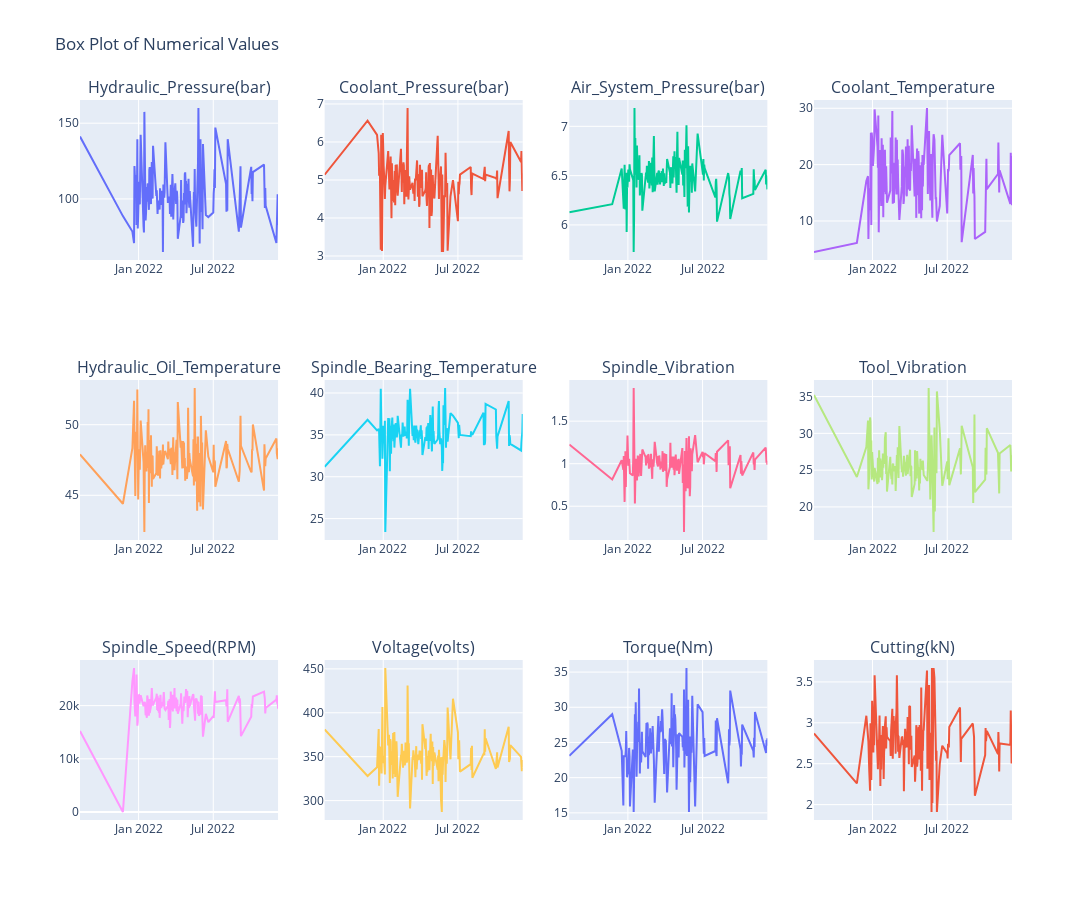

Here is the notebook cell this chart was saved with:
### Markdown cell above
>Divided by the different models of the machine, we can clearly see that among the features, not a lot of variation appeared. ***Specifically, only Hydraulic_Pressure(Bar) has a significant difference among the three models.*** 
<br>

>We can interpreted this as there are **not many differences in features performance of among the three models***. Deeper analysis of the categorical values may shed more light on this.

### Code cell
#Create a df with Date as datetime type 
df_date = df.copy()
df_date['Date'] = pd.to_datetime(df_date['Date'])
avg_over_time = df_date.groupby('Date')[numerical].mean().reset_index()

fig = make_subplots(rows = 3, cols = 4, subplot_titles = numerical)
cols = 4 
rows = 3
# Loop to add plots
for i, name in enumerate(numerical):
    row = i // cols + 1
    col = i % cols + 1
    
    # Example plot: random line
    y = avg_over_time[name]
    fig.add_trace(
        go.Scatter(y=y, x = avg_over_time['Date'], name=name, mode ='lines'),  
        row=row,
        col=col, 
    
    )


# Update layout
fig.update_layout(
    height=300*rows,  # Adjust height based on number of rows
    width=1200,
    title_text="Box Plot of Numerical Values",
    showlegend=False,
)

fig.show()

### Figure 1 — Plotly figure (JSON) as saved in the notebook; plotly's stock layout.template omitted (floating-point values rounded to 4 significant figures; data arrays with more than 128 entries replaced by an {"elided": "..."} marker saying what was removed)
{"data": [{"mode": "lines", "name": "Hydraulic_Pressure(bar)", "type": "scatter", "x": {"elided": "164 str values"}, "xaxis": "x", "y": {"elided": "164 float values"}, "yaxis": "y"}, {"mode": "lines", "name": "Coolant_Pressure(bar)", "type": "scatter", "x": {"elided": "164 str values"}, "xaxis": "x2", "y": {"elided": "164 float values"}, "yaxis": "y2"}, {"mode": "lines", "name": "Air_System_Pressure(bar)", "type": "scatter", "x": {"elided": "164 str values"}, "xaxis": "x3", "y": {"elided": "164 float values"}, "yaxis": "y3"}, {"mode": "lines", "name": "Coolant_Temperature", "type": "scatter", "x": {"elided": "164 str values"}, "xaxis": "x4", "y": {"elided": "164 float values"}, "yaxis": "y4"}, {"mode": "lines", "name": "Hydraulic_Oil_Temperature", "type": "scatter", "x": {"elided": "164 str values"}, "xaxis": "x5", "y": {"elided": "164 float values"}, "yaxis": "y5"}, {"mode": "lines", "name": "Spindle_Bearing_Temperature", "type": "scatter", "x": {"elided": "164 str values"}, "xaxis": "x6", "y": {"elided": "164 float values"}, "yaxis": "y6"}, {"mode": "lines", "name": "Spindle_Vibration", "type": "scatter", "x": {"elided": "164 str values"}, "xaxis": "x7", "y": {"elided": "164 float values"}, "yaxis": "y7"}, {"mode": "lines", "name": "Tool_Vibration", "type": "scatter", "x": {"elided": "164 str values"}, "xaxis": "x8", "y": {"elided": "164 float values"}, "yaxis": "y8"}, {"mode": "lines", "name": "Spindle_Speed(RPM)", "type": "scatter", "x": {"elided": "164 str values"}, "xaxis": "x9", "y": {"elided": "164 float values"}, "yaxis": "y9"}, {"mode": "lines", "name": "Voltage(volts)", "type": "scatter", "x": {"elided": "164 str values"}, "xaxis": "x10", "y": {"elided": "164 float values"}, "yaxis": "y10"}, {"mode": "lines", "name": "Torque(Nm)", "type": "scatter", "x": {"elided": "164 str values"}, "xaxis": "x11", "y": {"elided": "164 float values"}, "yaxis": "y11"}, {"mode": "lines", "name": "Cutting(kN)", "type": "scatter", "x": {"elided": "164 str values"}, "xaxis": "x12", "y": {"elided": "164 float values"}, "yaxis": "y12"}], "layout": {"annotations": [{"font": {"size": 16}, "showarrow": false, "text": "Hydraulic_Pressure(bar)", "x": 0.1062, "xanchor": "center", "xref": "paper", "y": 1, "yanchor": "bottom", "yref": "paper"}, {"font": {"size": 16}, "showarrow": false, "text": "Coolant_Pressure(bar)", "x": 0.3688, "xanchor": "center", "xref": "paper", "y": 1, "yanchor": "bottom", "yref": "paper"}, {"font": {"size": 16}, "showarrow": false, "text": "Air_System_Pressure(bar)", "x": 0.6313, "xanchor": "center", "xref": "paper", "y": 1, "yanchor": "bottom", "yref": "paper"}, {"font": {"size": 16}, "showarrow": false, "text": "Coolant_Temperature", "x": 0.8938, "xanchor": "center", "xref": "paper", "y": 1, "yanchor": "bottom", "yref": "paper"}, {"font": {"size": 16}, "showarrow": false, "text": "Hydraulic_Oil_Temperature", "x": 0.1062, "xanchor": "center", "xref": "paper", "y": 0.6111, "yanchor": "bottom", "yref": "paper"}, {"font": {"size": 16}, "showarrow": false, "text": "Spindle_Bearing_Temperature", "x": 0.3688, "xanchor": "center", "xref": "paper", "y": 0.6111, "yanchor": "bottom", "yref": "paper"}, {"font": {"size": 16}, "showarrow": false, "text": "Spindle_Vibration", "x": 0.6313, "xanchor": "center", "xref": "paper", "y": 0.6111, "yanchor": "bottom", "yref": "paper"}, {"font": {"size": 16}, "showarrow": false, "text": "Tool_Vibration", "x": 0.8938, "xanchor": "center", "xref": "paper", "y": 0.6111, "yanchor": "bottom", "yref": "paper"}, {"font": {"size": 16}, "showarrow": false, "text": "Spindle_Speed(RPM)", "x": 0.1062, "xanchor": "center", "xref": "paper", "y": 0.2222, "yanchor": "bottom", "yref": "paper"}, {"font": {"size": 16}, "showarrow": false, "text": "Voltage(volts)", "x": 0.3688, "xanchor": "center", "xref": "paper", "y": 0.2222, "yanchor": "bottom", "yref": "paper"}, {"font": {"size": 16}, "showarrow": false, "text": "Torque(Nm)", "x": 0.6313, "xanchor": "center", "xref": "paper", "y": 0.2222, "yanchor": "bottom", "yref": "paper"}, {"font": {"size": 16}, "showarrow": false, "text": "Cutting(kN)", "x": 0.8938, "xanchor": "center", "xref": "paper", "y": 0.2222, "yanchor": "bottom", "yref": "paper"}], "height": 900, "showlegend": false, "title": {"text": "Box Plot of Numerical Values"}, "width": 1200, "xaxis": {"anchor": "y", "domain": [0, 0.2125]}, "xaxis10": {"anchor": "y10", "domain": [0.2625, 0.475]}, "xaxis11": {"anchor": "y11", "domain": [0.525, 0.7375]}, "xaxis12": {"anchor": "y12", "domain": [0.7875, 1]}, "xaxis2": {"anchor": "y2", "domain": [0.2625, 0.475]}, "xaxis3": {"anchor": "y3", "domain": [0.525, 0.7375]}, "xaxis4": {"anchor": "y4", "domain": [0.7875, 1]}, "xaxis5": {"anchor": "y5", "domain": [0, 0.2125]}, "xaxis6": {"anchor": "y6", "domain": [0.2625, 0.475]}, "xaxis7": {"anchor": "y7", "domain": [0.525, 0.7375]}, "xaxis8": {"anchor": "y8", "domain": [0.7875, 1]}, "xaxis9": {"anchor": "y9", "domain": [0, 0.2125]}, "yaxis": {"anchor": "x", "domain": [0.7778, 1]}, "yaxis10": {"anchor": "x10", "domain": [0, 0.2222]}, "yaxis11": {"anchor": "x11", "domain": [0, 0.2222]}, "yaxis12": {"anchor": "x12", "domain": [0, 0.2222]}, "yaxis2": {"anchor": "x2", "domain": [0.7778, 1]}, "yaxis3": {"anchor": "x3", "domain": [0.7778, 1]}, "yaxis4": {"anchor": "x4", "domain": [0.7778, 1]}, "yaxis5": {"anchor": "x5", "domain": [0.3889, 0.6111]}, "yaxis6": {"anchor": "x6", "domain": [0.3889, 0.6111]}, "yaxis7": {"anchor": "x7", "domain": [0.3889, 0.6111]}, "yaxis8": {"anchor": "x8", "domain": [0.3889, 0.6111]}, "yaxis9": {"anchor": "x9", "domain": [0, 0.2222]}}}
